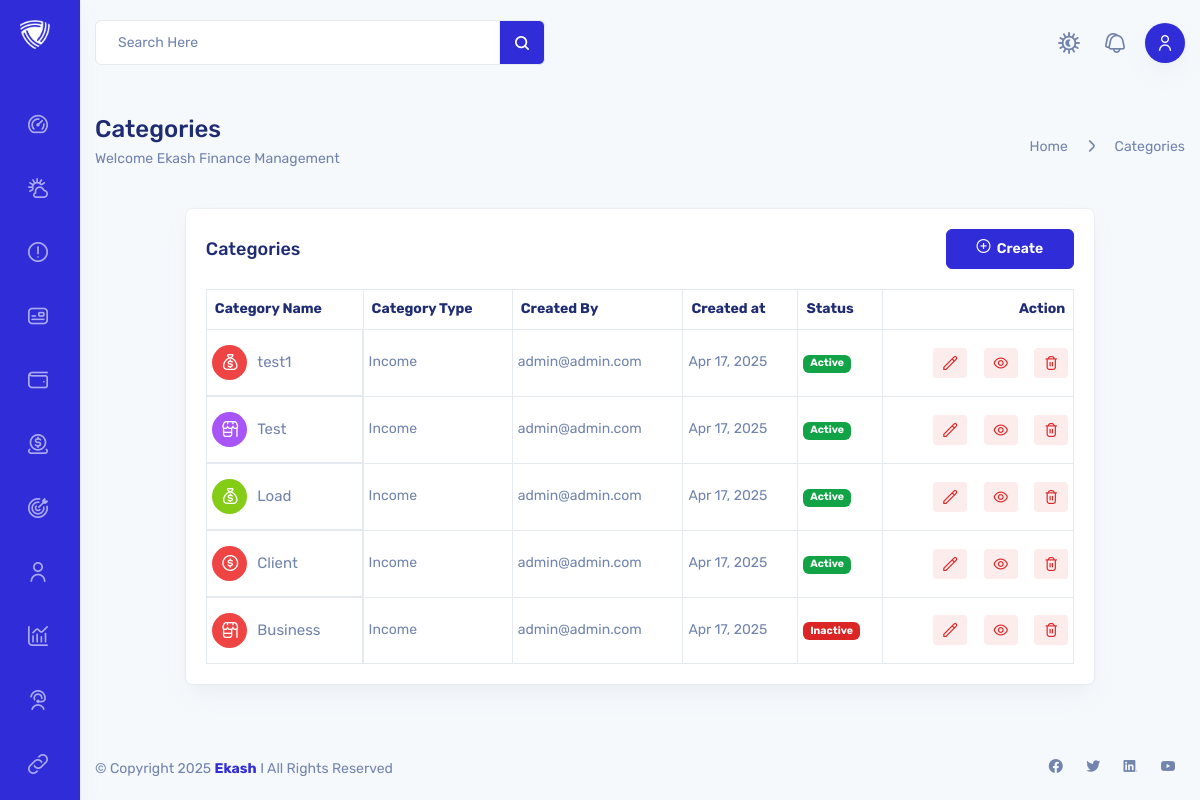
Before: /categories/ (signed in) with the older database file.
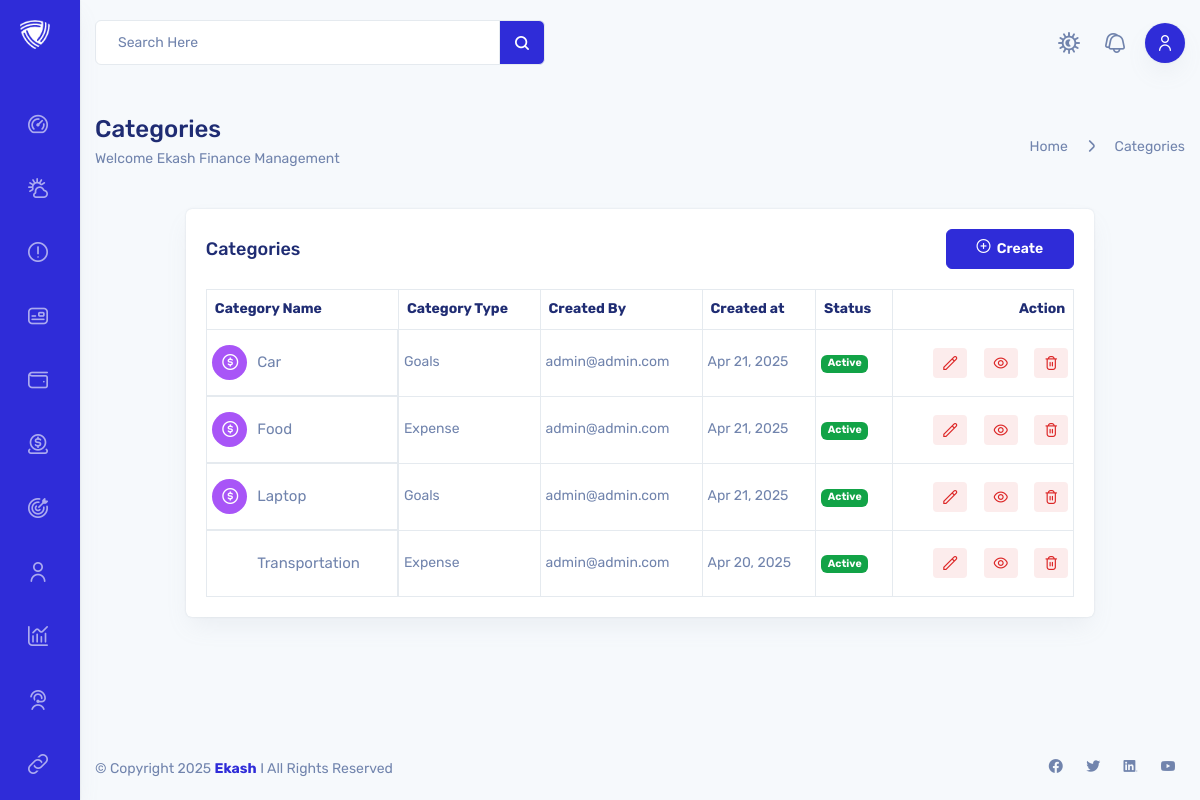
After: the same page with the newer database file.
### category/models.py (models this page shows, shortened)
class Category(models.Model):
    user = models.ForeignKey(Account, on_delete=models.CASCADE, related_name='category_user', null=True, blank=True)
    category_type = models.ForeignKey(CategoryType, on_delete=models.CASCADE, related_name='cat_type')
    category_icon = models.ForeignKey(Icon, on_delete=models.CASCADE, related_name='icon')
    category_icon_color = models.ForeignKey(Color, on_delete=models.CASCADE, related_name='icon_color')
    category_name = models.CharField(max_length=50, blank=True)
    slug = models.SlugField(max_length=264, unique=True)
    is_active = models.BooleanField(default=True)
    created_at = models.DateTimeField(auto_now_add=True)
    updated_at = models.DateTimeField(auto_now=True)
    class Meta:
        verbose_name = 'category'
        verbose_name_plural = 'categories'

class Color(models.Model):
    color_name = models.CharField(max_length=100, blank=True)
    is_active = models.BooleanField(default=True)
    created_at = models.DateTimeField(auto_now_add=True)
    updated_at = models.DateTimeField(auto_now=True)
    def __str__(self):
        return self.color_name

class Icon(models.Model):
    icon_name = models.CharField(max_length=100, blank=True)
    is_active = models.BooleanField(default=True)
    created_at = models.DateTimeField(auto_now_add=True)
    updated_at = models.DateTimeField(auto_now=True)
    def __str__(self):
        return self.icon_name

class CategoryType(models.Model):
    user = models.ForeignKey(Account, on_delete=models.CASCADE, related_name='category_type_user', null=True, blank=True)
    category_type_name = models.CharField(max_length=50, blank=True)
    is_active = models.BooleanField(default=True)
    created_at = models.DateTimeField(auto_now_add=True)
    updated_at = models.DateTimeField(auto_now=True)
    def __str__(self):
        return self.category_type_name

### userautentication/models.py (models this page shows, shortened)
class Account(AbstractBaseUser):
    first_name = models.CharField(max_length=50)
    last_name = models.CharField(max_length=50)
    username = models.CharField(max_length=50, unique=True)
    email = models.EmailField(max_length=100, unique=True)
    phone_number = models.CharField(max_length=50)
    date_joined = models.DateTimeField(auto_now_add=True)
    last_login = models.DateTimeField(auto_now_add=True)
    is_admin = models.BooleanField(default=False)
    is_staff = models.BooleanField(default=False)
    is_active = models.BooleanField(default=False)
    is_superadmin = models.BooleanField(default=False)
    USERNAME_FIELD = 'email'
    REQUIRED_FIELDS = ['username', 'first_name', 'last_name']
    objects = MyAccountManager()
    def __str__(self):
        return self.email

### category/views.py (the view)
# urls.py: path('', views.get_category, name='category-list'),
def get_category(request):
    categories = Category.objects.filter(user=request.user).order_by('-created_at')
    context = {'categories': categories}
    return render(request, 'categories/category_list.html', context)

### templates/categories/category_list.html (shortened to what the changed rows need)
{% extends 'core/base.html' %}
{% block content %}
<div class="container">
    <div class="row">
        <div class="col-xxl-12 col-xl-12">
            <div class="row justify-content-center align-items-center g-0">
                <div class="col-xxl-12 col-xl-10 col-lg-8">
                    <div class="card">
                        <div class="card-body">
                            <div class="category-type">
                                {% if categories %}
                                <table class="table table-bordered table-responsive">
                                    <thead>
                                    <tr>
                                        <th scope="col">Category Name</th>
                                        <th scope="col">Category Type</th>
                                        <th scope="col">Created By</th>
                                        <th scope="col">Created at</th>
                                        <th scope="col">Status</th>
                                        <th scope="col">Action</th>
                                    </tr>
                                    </thead>
                                    <tbody>
                                    {% for item in categories %}
                                    <tr>
                                        <td class="left-category">
                                            <span class="category-icon"><i
                                                    class="{{ item.category_icon_color}} {{item.category_icon}}"></i>{{ item.category_name}}</span>
                                        </td>
                                        <td>{{ item.category_type }}</td>
                                        <td>{{ item.user }}</td>
                                        <td>{{ item.created_at|date:"M d, Y" }}</td>
                                        <td>
                                            {% if item.is_active %}
                                            <span class="badge bg-success">Active</span>
                                            {% else %}
                                            <span class="badge bg-danger">Inactive</span>
                                            {% endif %}
                                        </td>
                                        <td class="right-category">
                                            <a href="{% url 'category:category-edit' item.pk %}"
                                               class="text-warning me-2" title="Edit">
                                                <span><i class="fi fi-rs-pencil"></i></span>
                                            </a>
                                            <a href="{% url 'category:category-detail' item.pk %}"
                                               class="text-info me-2" title="View">
                                                <span><i class="fi fi-rr-eye"></i></span>
                                            </a>
                                            <a href="{% url 'category:category-delete' item.pk %}" class="text-danger"
                                               title="Delete"
                                               onclick="return confirm('Are you sure you want to delete this category?')">
                                                <span><i class="fi fi-rr-trash"></i></span>
                                            </a>
                                        </td>
                                    </tr>
                                    {% endfor %}
                                    </tbody>
                                </table>
                                {% else %}
                                <div class="alert alert-warning" role="alert">
                                    No data found!
                                </div>
                                {% endif %}
                            </div>
                        </div>
                    </div>
                </div>
            </div>
        </div>
    </div>
</div>
{% endblock %}

Changed rows visible on the page:
removed Category: category_name "test1", category_type "Income", user "admin@admin.com", created_at "Apr 17, 2025", is_active "Active"
removed Category: category_name "Test", category_type "Income", user "admin@admin.com", created_at "Apr 17, 2025", is_active "Active"
removed Category: category_name "Load", category_type "Income", user "admin@admin.com", created_at "Apr 17, 2025", is_active "Active"
removed Category: category_name "Client", category_type "Income", user "admin@admin.com", created_at "Apr 17, 2025", is_active "Active"
removed Category: category_name "Business", category_type "Income", user "admin@admin.com", created_at "Apr 17, 2025", is_active "Inactive"
added Category: category_name "Car", category_type "Goals", user "admin@admin.com", created_at "Apr 21, 2025", is_active "Active"
added Category: category_name "Food", category_type "Expense", user "admin@admin.com", created_at "Apr 21, 2025", is_active "Active"
added Category: category_name "Laptop", category_type "Goals", user "admin@admin.com", created_at "Apr 21, 2025", is_active "Active"
now on this page (row edited): Category: category_name "Transportation", category_type "Expense", user "admin@admin.com", created_at "Apr 20, 2025", is_active "Active"
